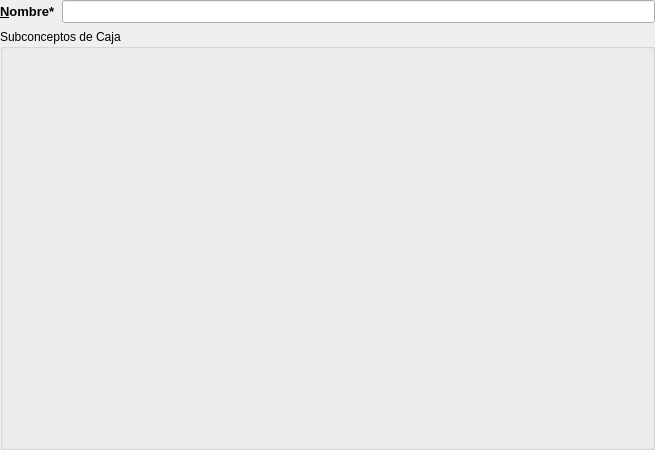
<?xml version="1.0" encoding="UTF-8"?>
<ui version="4.0">
 <class>frmCentrosDeCoste</class>
 <widget class="QDialog" name="frmCentrosDeCoste">
  <property name="geometry">
   <rect>
    <x>0</x>
    <y>0</y>
    <width>655</width>
    <height>450</height>
   </rect>
  </property>
  <property name="windowTitle">
   <string>Conceptos de Caja</string>
  </property>
  <property name="windowIcon">
   <iconset>
    <normaloff>:/aplicacion/images/alephLogoIcon.ico</normaloff>:/aplicacion/images/alephLogoIcon.ico</iconset>
  </property>
  <property name="tableName" stdset="0">
   <string>centroscoste</string>
  </property>
  <layout class="QGridLayout" name="gridLayout">
   <property name="margin">
    <number>0</number>
   </property>
   <item row="0" column="0">
    <widget class="QLabel" name="lblNombre">
     <property name="font">
      <font>
       <pointsize>10</pointsize>
       <weight>75</weight>
       <bold>true</bold>
      </font>
     </property>
     <property name="text">
      <string>&amp;Nombre*</string>
     </property>
     <property name="buddy">
      <cstring>db_nombre</cstring>
     </property>
    </widget>
   </item>
   <item row="0" column="1">
    <widget class="DBLineEdit" name="db_nombre">
     <property name="font">
      <font>
       <pointsize>10</pointsize>
       <weight>75</weight>
       <bold>true</bold>
      </font>
     </property>
     <property name="whatsThis">
      <string>Nombre del centro de coste</string>
     </property>
     <property name="fieldName">
      <string>nombre</string>
     </property>
     <property name="dataEditable">
      <bool>true</bool>
     </property>
    </widget>
   </item>
   <item row="1" column="0" colspan="2">
    <widget class="QGroupBox" name="groupBox">
     <property name="title">
      <string>Subconceptos de Caja</string>
     </property>
     <layout class="QVBoxLayout" name="verticalLayout">
      <item>
       <widget class="DBDetailView" name="db_subcentroscoste">
        <property name="relationName">
         <string>subconceptoscaja</string>
        </property>
        <property name="dataEditable">
         <bool>true</bool>
        </property>
       </widget>
      </item>
     </layout>
    </widget>
   </item>
  </layout>
 </widget>
 <customwidgets>
  <customwidget>
   <class>DBDetailView</class>
   <extends>QWidget</extends>
   <header>widgets/dbdetailview.h</header>
  </customwidget>
  <customwidget>
   <class>DBLineEdit</class>
   <extends>QLineEdit</extends>
   <header>widgets/dblineedit.h</header>
  </customwidget>
 </customwidgets>
 <tabstops>
  <tabstop>db_nombre</tabstop>
 </tabstops>
 <resources>
  <include location="../../../programacion/git/alepherp/src/resources/resources.qrc"/>
 </resources>
 <connections/>
</ui>
